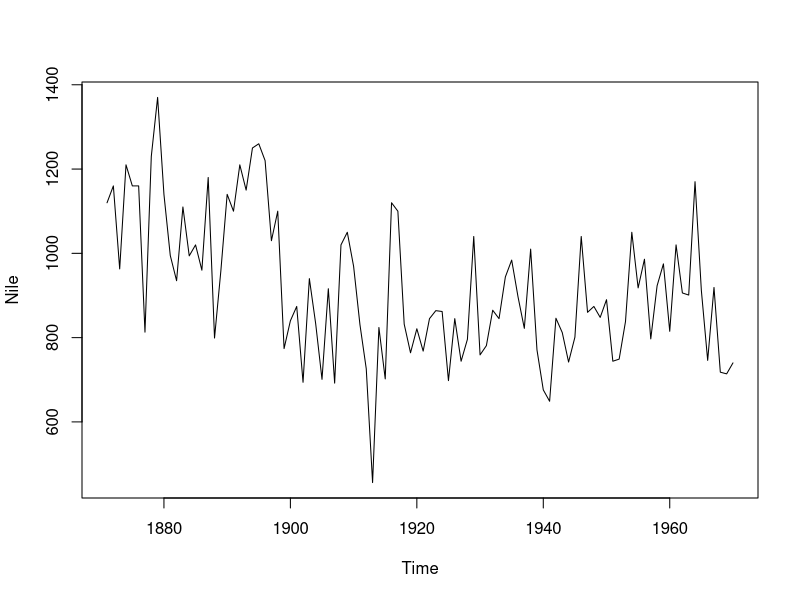
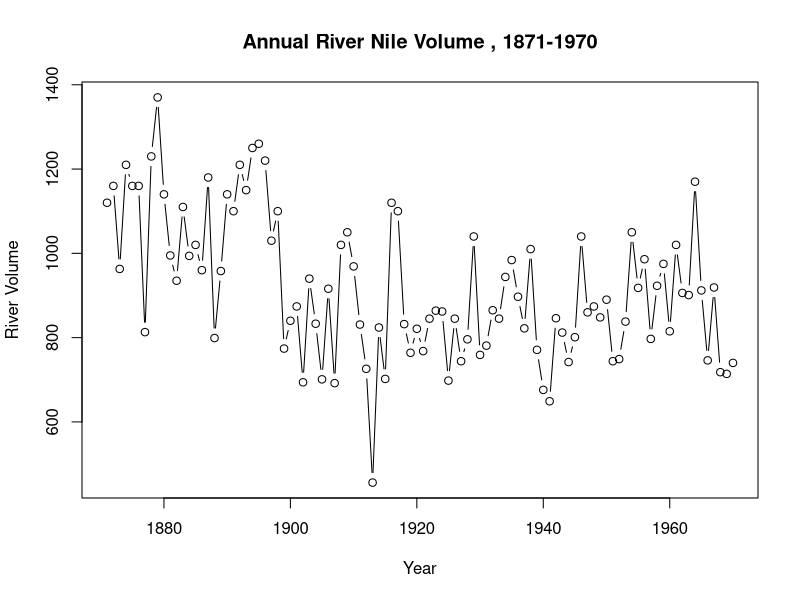
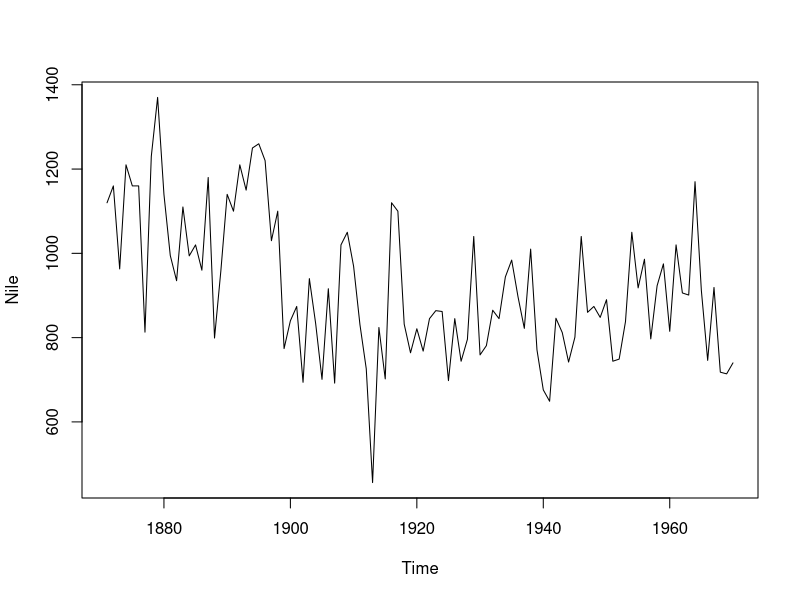
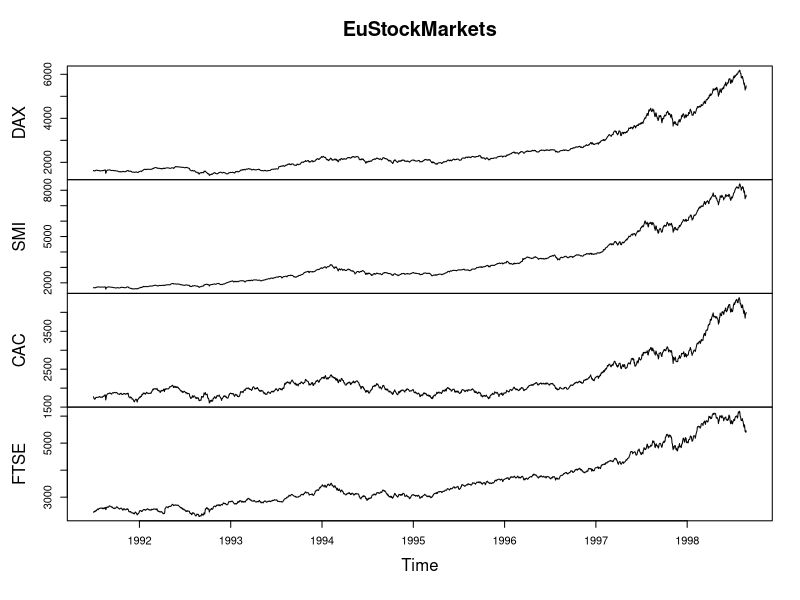
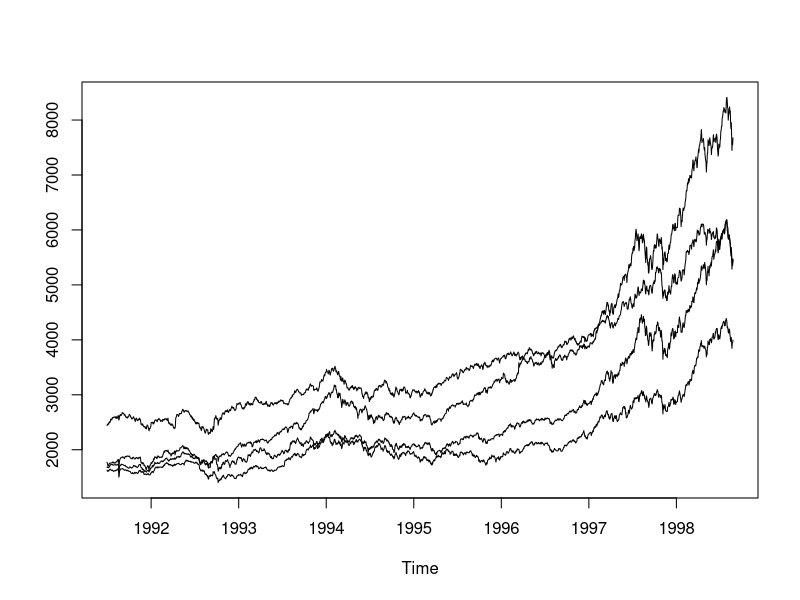
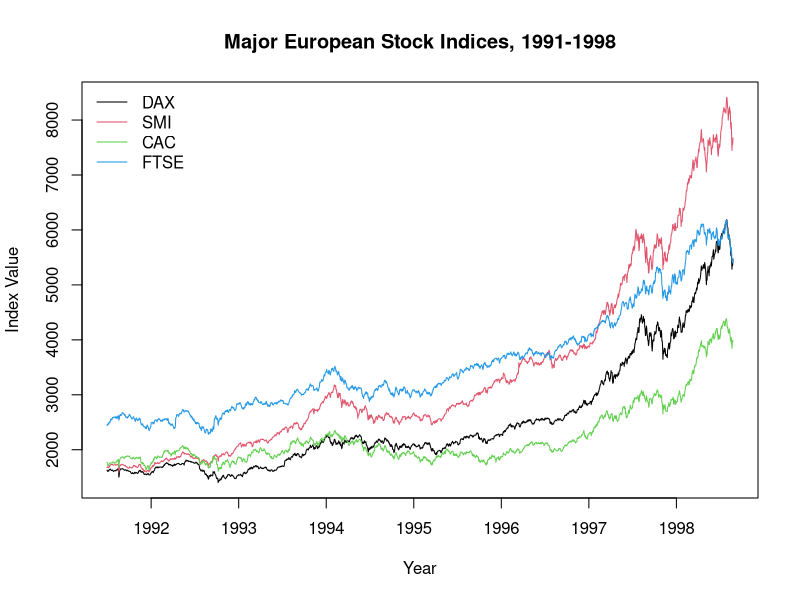
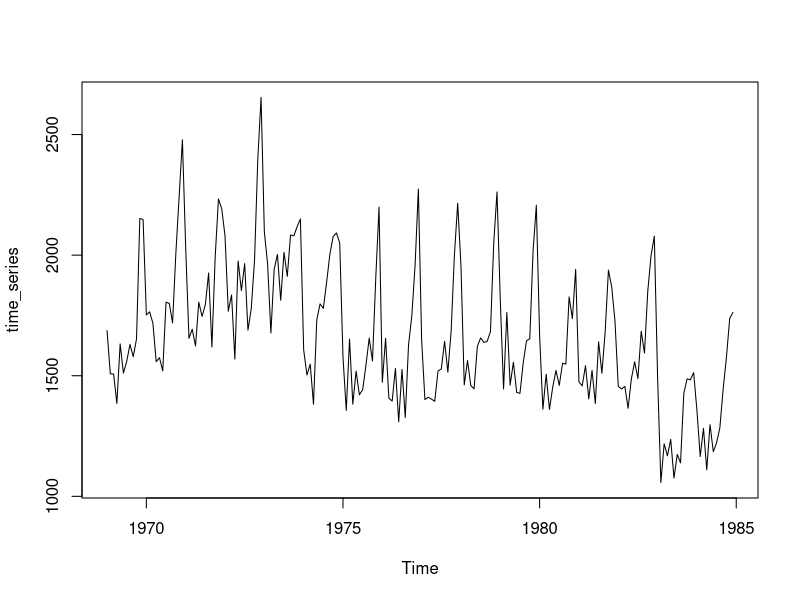
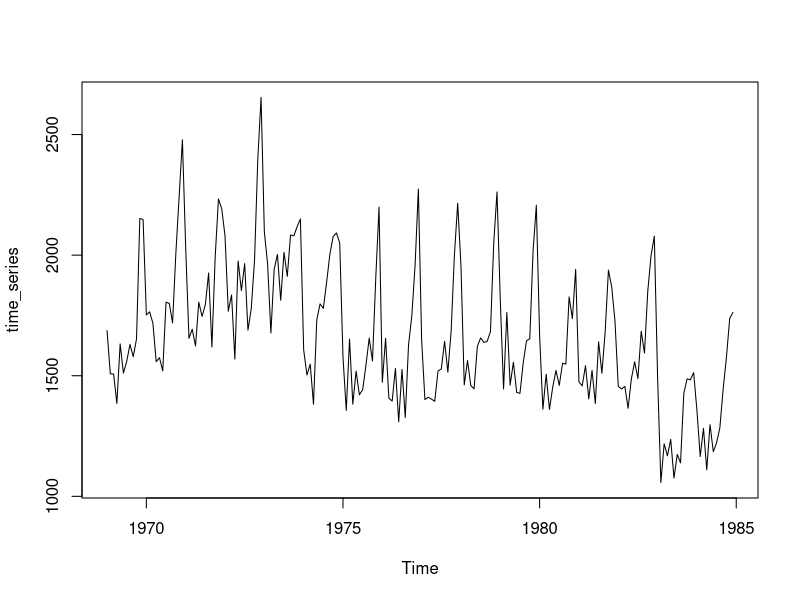

Here is the R script that generated these plots, in order: (Note: this script raises an error after producing the figures.)
data("Nile")
Nile
data("EuStockMarkets")
EuStockMarkets

length(Nile)
length(EuStockMarkets)

plot(Nile)
plot(Nile, xlab = "Year", ylab = "River Volume",main = "Annual River Nile Volume , 1871-1970",type = "b")
ts.plot(Nile)

plot(EuStockMarkets)
ts.plot(EuStockMarkets)
data("UKDriverDeaths")
UKDriverDeaths

#################################
#start end time frequency cycle - The deltat() function returns the fixed time interval between observations and the frequency() function returns the number of observations per unit time. Finally, the cycle() function returns the position in the cycle of each observation
start(Nile)
end(Nile)
time(Nile)
time(EuStockMarkets)
cycle(EuStockMarkets)
deltat(EuStockMarkets)
deltat(Nile)
frequency(Nile)
frequency(EuStockMarkets)
start(EuStockMarkets)

#plot
ts.plot(EuStockMarkets, col = 1:4, xlab = "Year", ylab = "Index Value", main = "Major European Stock Indices, 1991-1998")

# Add a legend to your ts.plot
legend("topleft", colnames(EuStockMarkets), lty = 1, col = 1:4, bty = "n")

####time series object


time_series <- ts(UKDriverDeaths, start=1969 ,frequency = 12)
time_series
is.ts(time_series)
ts.plot(time_series)

#This property can stabilize variability when a series exhibits increasing variability over time. It may also be used to linearize a rapid growth pattern over time

linear_growth <- log(time_series)
ts.plot(time_series)
ts.plot(linear_growth)
length(dts)

####decompose and trends using stl

decomposets <- decompose(time_series)
decomposets
plot(decomposets)
# we can see a increasing trend
stlts <- stl(time_series, s.window = "periodic")
plot(stlts)

frequency(time_series)

#deseonalizing and detrend

dts <- diff(time_series)
plot(dts)
length(dts)

#using holtwinters model
len75 = (length(time_series)*75)/100
leny = (len75/12) - 1
leny
hots <- ts(UKDriverDeaths, start=c(1969,1) , end = c(1969+leny,12) ,frequency = 12)
plot(hots)


hotsm <- HoltWinters(hots)
hotsm
plot(hotsm)

len25  =  length(time_series) - length(hots)
p <- predict(hotsm, len25, prediction.interval = TRUE)
plot(hotsm,p)
sqrt(mean((hotsm-p)^2))
accuracy(hotsm , p)



#ARIMA
train_ats <- ts(UKDriverDeaths[1:144], start=c(1969,1) , end = c(1969+leny,12) ,frequency = 12)
train_ats <- diff(train_ats)
plot(train_ats)
test_ats <- ts(UKDriverDeaths[145:192], start=1981,frequency = 12)
test_ats
model = auto.arima(train_ats)
p <- predict(model,48)
autoplot(p)

train <- window(UKDriverDeaths,start = c(1969,1) ,end=c(1980,12))
train
model = auto.arima(train)
p <- forecast(model, h = 48)
p
plot(UKDriverDeaths)
plot(p)
accuracy(p,UKDriverDeaths)[,'RMSE']


#########################
train
fchw <- hw(train, seasonal = "additive", h = 48)
fchw
autoplot(fchw)
accuracy(p,UKDriverDeaths)[,'RMSE']
